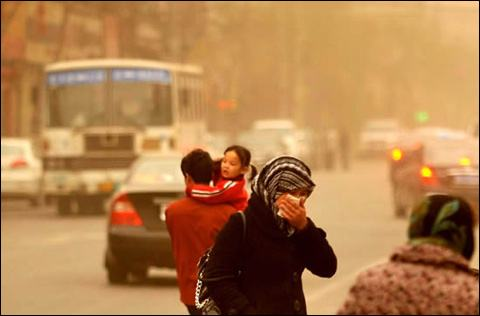
#> input picture images/12.jpg, 480 x 316 px
$ python darkchannel.py
#> lines starting #> are read from the running program, lines starting #| are printed output that depends on the picture
### AWB.py
import cv2
import numpy as np
import matplotlib.pyplot as plt


def whiteBalance(img):

    # rows = img.shape[0]
    # cols = img.shape[1]

    final = cv2.cvtColor(img, cv2.COLOR_BGR2LAB)

    avg_a = np.average(final[:, :, 1])
    avg_b = np.average(final[:, :, 2])

    for x in range(final.shape[0]):
        for y in range(final.shape[1]):
            l, a, b = final[x, y, :]
            # fix for CV correction
            l *= 100 / 255.0
            final[x, y, 1] = a - ((avg_a - 128) * 1.1)
            final[x, y, 2] = b - ((avg_b - 128) * 1.1)
            #final[x, y, 1] = a - ((avg_a - 128) * (1 / 100.0) * 1.1)
            #final[x, y, 2] = b - ((avg_b - 128) * (1 / 100.0) * 1.1)

    final = cv2.cvtColor(final, cv2.COLOR_LAB2BGR)

    return final

# [12 lines that do not run on import are left out]


'''
def GW(orgImg):
    B, G, R = np.double(orgImg[:, :, 0]), np.double(orgImg[:, :, 1]), np.double(orgImg[:, :, 2])
    B_ave, G_ave, R_ave = np.mean(B), np.mean(G), np.mean(R)
    K = (B_ave + G_ave + R_ave) / 3
    Kb, Kg, Kr = K / B_ave, K / G_ave, K / R_ave
    Ba = (B * Kb)
    Ga = (G * Kg)
    Ra = (R * Kr)
    print(np.mean(Ba), np.mean(Ga), np.mean(Ra))
    dst_img = np.uint8(np.zeros_like(orgImg))
    dst_img[:, :, 0] = Ba
    dst_img[:, :, 1] = Ga
    dst_img[:, :, 2] = Ra
    dst_img = cv2.cvtColor(dst_img, cv2.COLOR_BGR2RGB)
    return dst_img
    #cv2.imshow("dstimg", dst_img)
    #cv2.waitKey(0)

if __name__ == '__main__':
    orgImg = cv2.imread("beiyingsha.png")
    #cv2.imshow("orgImg", orgImg)
    #cv2.waitKey(0)
    GW(orgImg)
    orgImg = cv2.cvtColor(orgImg, cv2.COLOR_BGR2RGB)

    plt.rcParams['font.sans-serif'] = ['FangSong']  # 支持中文标签
    plt.subplot(121), plt.title("原图"), plt.axis('off')
    plt.imshow(orgImg)  # matplotlib 显示彩色图像(RGB格式)
    plt.subplot(122), plt.title("白平衡图"), plt.axis('off')
    plt.imshow(GW(orgImg))
    plt.show()
'''

### gamma.py
import cv2
import numpy as np
import AWB


def gamma(orgimg , m):
    disimg = np.power(orgimg/float(np.max(orgimg)), m)
    return disimg

# [9 lines that do not run on import are left out]

### darkchannel.py
import cv2
import numpy as np
import gamma
import AWB


def zmMinFilterGray(src, r=7):
    '''最小值滤波，r是滤波器半径'''
    return cv2.erode(src, np.ones((2 * r + 1, 2 * r + 1)))


def guidedfilter(I, p, r, eps):
    height, width = I.shape
    m_I = cv2.boxFilter(I, -1, (r, r))
    m_p = cv2.boxFilter(p, -1, (r, r))
    m_Ip = cv2.boxFilter(I * p, -1, (r, r))
    cov_Ip = m_Ip - m_I * m_p

    m_II = cv2.boxFilter(I * I, -1, (r, r))
    var_I = m_II - m_I * m_I

    a = cov_Ip / (var_I + eps)
    b = m_p - a * m_I

    m_a = cv2.boxFilter(a, -1, (r, r))
    m_b = cv2.boxFilter(b, -1, (r, r))
    return m_a * I + m_b


def Defog(m, r, eps, w, maxV1):                 # 输入rgb图像，值范围[0,1]
    '''计算大气遮罩图像V1和光照值A, V1 = 1-t/A'''
    V1 = np.min(m, 2)                           # 得到暗通道图像
    Dark_Channel = zmMinFilterGray(V1, 7)
    cv2.imshow('20190708_Dark',Dark_Channel)    # 查看暗通道
    cv2.waitKey(0)
    cv2.destroyAllWindows()

    V1 = guidedfilter(V1, Dark_Channel, r, eps)  # 使用引导滤波优化
    bins = 2000
    ht = np.histogram(V1, bins)                  # 计算大气光照A
    d = np.cumsum(ht[0]) / float(V1.size)
    for lmax in range(bins - 1, 0, -1):
        if d[lmax] <= 0.999:
            break
    A = np.mean(m, 2)[V1 >= ht[1][lmax]].max()
    V1 = np.minimum(V1 * w, maxV1)               # 对值范围进行限制
    return V1, A


def deHaze(m, r=81, eps=0.001, w=0.95, maxV1=0.80, bGamma=False):
    Y = np.zeros(m.shape)
    Mask_img, A = Defog(m, r, eps, w, maxV1)             # 得到遮罩图像和大气光照

    for k in range(3):
        Y[:,:,k] = (m[:,:,k] - Mask_img)/(1-Mask_img/A)  # 颜色校正
    Y = np.clip(Y, 0, 1)
    if bGamma:
        Y = Y ** (np.log(0.5) / np.log(Y.mean()))       # gamma校正,默认不进行该操作
    return Y


if __name__ == '__main__':
    img = cv2.imread("./images/12.jpg")
#> img is the input picture: shape (316, 480, 3); mean B, G, R 77.9, 126.7, 176.5
    AWB.whiteBalance(img)
#> in whiteBalance, `final = cv2.cvtColor(img, cv2.COLOR_BGR2LAB)`: final: shape (316, 480, 3); mean of channels 0, 1, 2 144.1, 141.9, 161.6
#> in whiteBalance, `avg_a = np.average(final[:, :, 1])`: avg_a = 141.9
#> in whiteBalance, `avg_b = np.average(final[:, :, 2])`: avg_b = 161.6
#> after the loop in whiteBalance, `for x in range(final.shape[0]):`: final: shape (316, 480, 3); mean of channels 0, 1, 2 144.1, 125.9, 123.6
    #cv2.imshow('src', AWB.GW(orgImg))
    gamma.gamma(AWB.whiteBalance(img), 1.4)
    #cv2.imshow('gam', gamma.gamma(AWB.GW(orgImg), m))
    resimg = deHaze(gamma.gamma(AWB.whiteBalance(img), 1.8) / 255.0) * 255
#> in deHaze, `Y = np.zeros(m.shape)`: Y: shape (316, 480, 3) float64; every value is 0
#> in guidedfilter, `m_I = cv2.boxFilter(I, -1, (r, r))`:
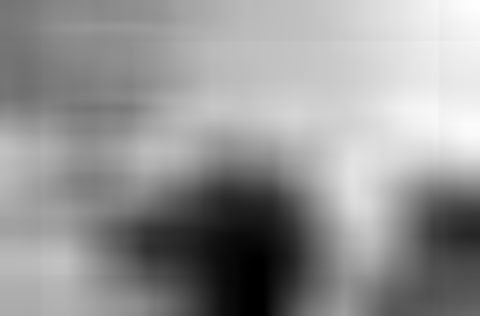
#> m_I: shape (316, 480) float64; min 3.84e-08, max 0.00211, mean 0.00123; drawn with min black and max white
#> in guidedfilter, `m_Ip = cv2.boxFilter(I * p, -1, (r, r))`:
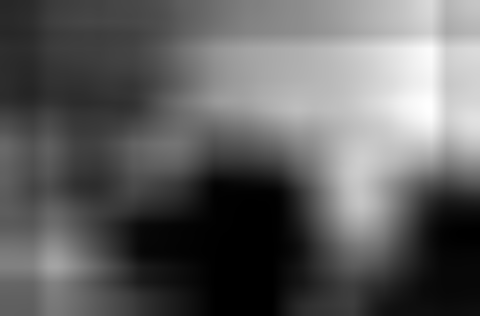
#> m_Ip: shape (316, 480) float64; min -1.99e-21, max 3.65e-06, mean 1.38e-06; drawn with min black and max white
#> in guidedfilter, `m_a = cv2.boxFilter(a, -1, (r, r))`:
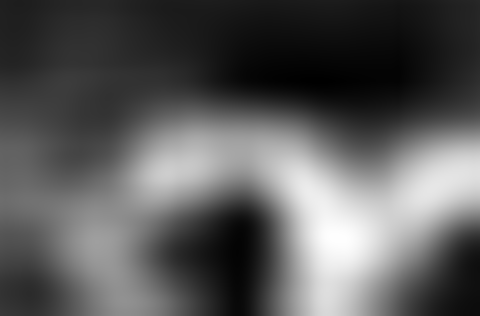
#> m_a: shape (316, 480) float64; min 4.85e-06, max 0.000325, mean 0.000118; drawn with min black and max white
#> in guidedfilter, `m_b = cv2.boxFilter(b, -1, (r, r))`:
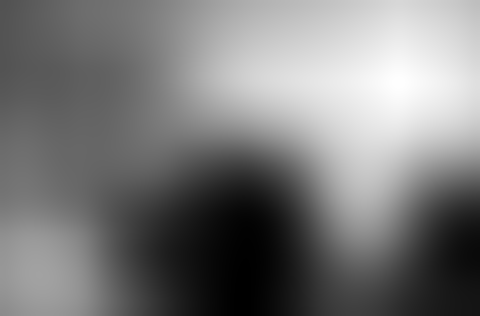
#> m_b: shape (316, 480) float64; min 1.85e-05, max 0.00172, mean 0.000835; drawn with min black and max white
#> in Defog, `d = np.cumsum(ht[0]) / float(V1.size)`: d = 2000 values from 0.000541 to 1
#> in Defog, `A = np.mean(m, 2)[V1 >= ht[1][lmax]].max()`: A = 0.00203
#> after the loop in deHaze, `for k in range(3):`:
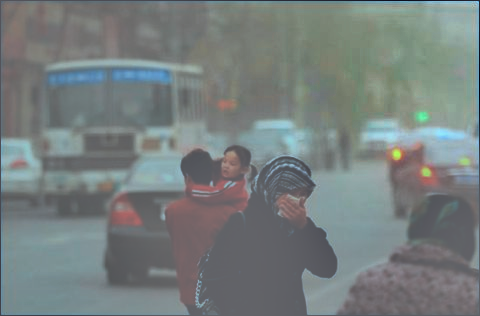
#> Y: shape (316, 480, 3) float64; mean B, G, R 0.00135, 0.00138, 0.000991; drawn with min black and max white
#> in deHaze, `Y = np.clip(Y, 0, 1)`:
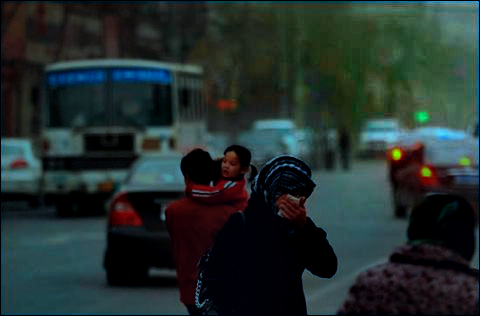
#> Y: shape (316, 480, 3) float64; mean B, G, R 0.00138, 0.00143, 0.00105; drawn with min black and max white
    cv2.imshow('res', resimg)
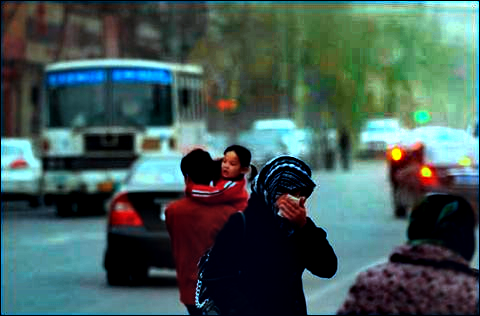
#> window 'res': shape (316, 480, 3); mean B, G, R 87.1, 91.4, 67.6
    cv2.waitKey(0)
    #cv2.imwrite('defog.jpg', m)

$ run again, with images/02.jpg copied over images/12.jpg
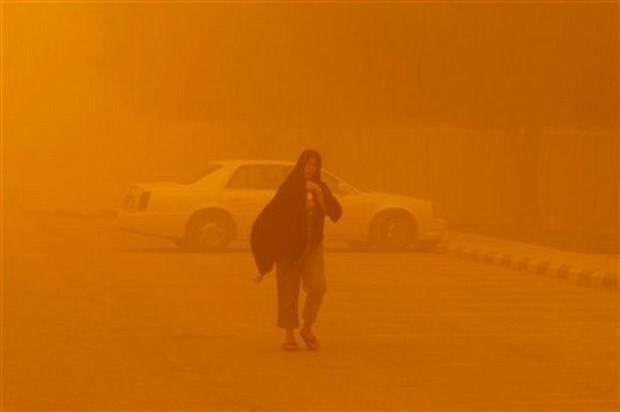
#> input picture images/02.jpg, 620 x 412 px
#> img is the input picture: shape (412, 620, 3); mean B, G, R 2, 103.1, 199.5
#> avg_a = 161.3
#> avg_b = 189.6
#> d = 2000 values from 9e-05 to 1
#> in Defog, `A = np.mean(m, 2)[V1 >= ht[1][lmax]].max()`: A = 0.00346
#> in Defog, `A = np.mean(m, 2)[V1 >= ht[1][lmax]].max()`:
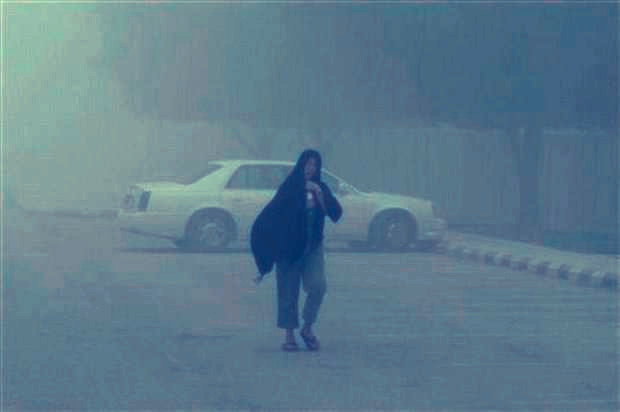
#> m: shape (412, 620, 3) float64; mean B, G, R 0.00235, 0.00211, 0.00169; drawn with min black and max white
#> in deHaze, `Y = np.clip(Y, 0, 1)`:
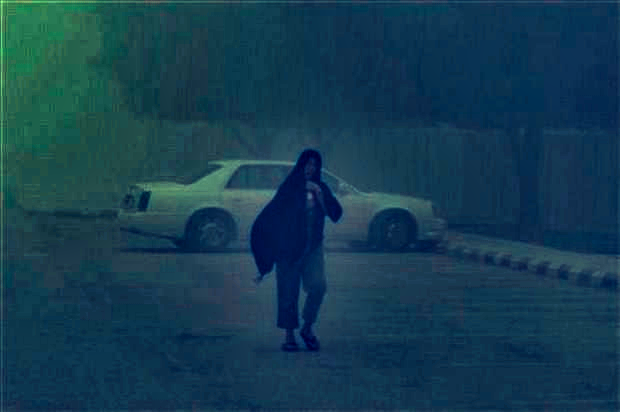
#> Y: shape (412, 620, 3) float64; mean B, G, R 0.00149, 0.00113, 0.00038; drawn with min black and max white

$ run again, with images/03.jpg copied over images/12.jpg
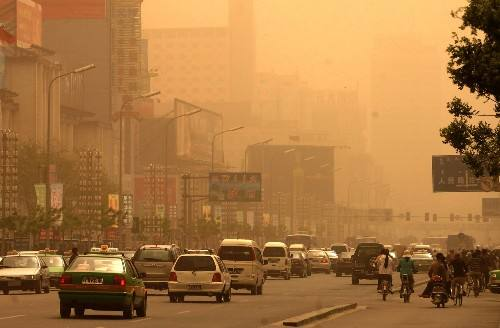
#> input picture images/03.jpg, 500 x 328 px
#> img is the input picture: shape (328, 500, 3); mean B, G, R 65.8, 119.3, 169
#> avg_a = 141.7
#> avg_b = 164.3
#> d = 2000 values from 0.00128 to 1
#> in Defog, `A = np.mean(m, 2)[V1 >= ht[1][lmax]].max()`: A = 0.00271
#> in deHaze, `Y = np.clip(Y, 0, 1)`:
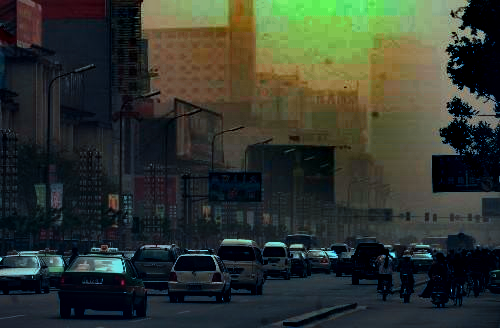
#> Y: shape (328, 500, 3) float64; mean B, G, R 0.000809, 0.000951, 0.000839; drawn with min black and max white
